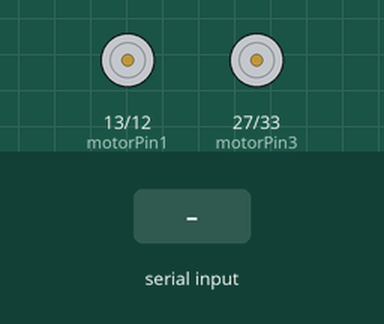
Bench run of a sketch on a simulated ESP32. Shown: motor-driver pin pairs drawn as motors (green arrow = first pin HIGH = forward, orange = second pin HIGH = backward, longer = more drive). The inputs (shaded band) are chosen by the test bench. What the sketch prints to the serial monitor is not drawn.

Above: at 1.2 s.
1.3 s: "90,45\n" received over Serial
At 1.7 s:
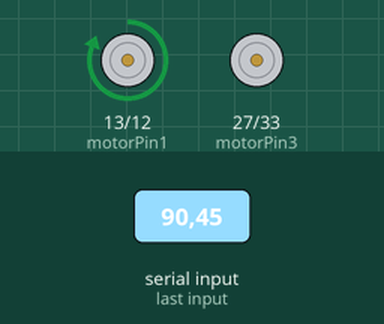
3.8 s: "1,90,45\n" received over Serial
At 4.7 s:
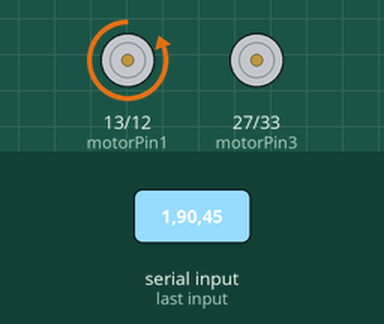
At 5.2 s:
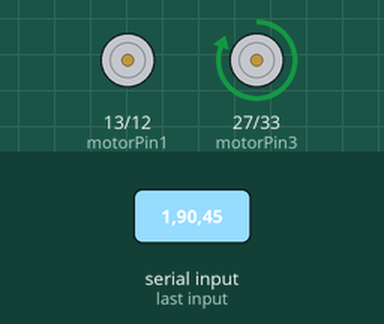
Timing chart, 0 to 6.8 s (numbered marks = the images above; inputs shaded):
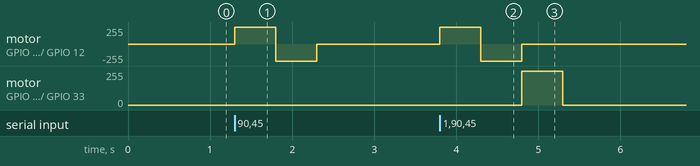

The sketch:

vibro_multi.ino
```cpp
const int motorPin1 = 13;
const int motorPin2 = 12;
const int motorPin3 = 27;
const int motorPin4 = 33;
String dataStr;
int values[4];
int idx = 0;


void setup() {
  // Set the serial monitor baudrate
  Serial.begin(115200);
  pinMode(motorPin1, OUTPUT);
  pinMode(motorPin2, OUTPUT);
  pinMode(motorPin3, OUTPUT);
  pinMode(motorPin4, OUTPUT);

  digitalWrite(motorPin1, LOW);
  digitalWrite(motorPin2, LOW);
  digitalWrite(motorPin3, LOW);
  digitalWrite(motorPin4, LOW);

}

void loop() {
  // Disable all motors

  // Check if there is a serial connection
  if (Serial.available() > 0) {
    // Read in the string from the serial port
    dataStr = Serial.readStringUntil('\n');

    // Iterate until the end of the string
    while (dataStr.length() > 0) {
      int separatorIdx = dataStr.indexOf(',');
      // Breat out of the loop if you reach the end of the string
      if (separatorIdx == -1) {
        values[idx++] = dataStr.toInt();
        break;
      }
      // Continue iterating over the string
      else {
        values[idx++] = dataStr.substring(0, separatorIdx).toInt();
        dataStr = dataStr.substring(separatorIdx+ 1);
      }
    }
    idx = 0;

    Serial.print(values[0]);
    Serial.print(",");
    if (values[0] > 0) {
      digitalWrite(motorPin1, HIGH);
      delay(500);
      digitalWrite(motorPin1, LOW);
      // Serial.print("1");
      // Serial.print(",");
    }

    Serial.print(values[1]);
    Serial.print(",");
    if (values[1] > 0) {
      digitalWrite(motorPin2, HIGH);
      delay(500);
      digitalWrite(motorPin2, LOW);
      // Serial.print(",");
    }

    Serial.print(values[2]);
    Serial.print(",");
    if (values[2] > 0) {
      digitalWrite(motorPin3, HIGH);
      delay(500);
      digitalWrite(motorPin3, LOW);
      // Serial.print("1");
      // Serial.print(",");
    }

    Serial.print(values[3]);
    Serial.print(",");
    if (values[3] > 0) {
      digitalWrite(motorPin4, HIGH);
      delay(500);
      digitalWrite(motorPin4, LOW);
      // Serial.println("1");
    }

  }
}
```

Measured:
- after the input at 1.3 s, motor on GPIO 13 (motorPin1) / GPIO 12 (motorPin2): stopped → forward 255/255 at once, → backward 255/255 0.50 s later, → stopped 0.50 s later
- after the input at 3.8 s, motor on GPIO 13 (motorPin1) / GPIO 12 (motorPin2): stopped → forward 255/255 at once, → backward 255/255 0.50 s later, → stopped 0.50 s later; motor on GPIO 27 (motorPin3) / GPIO 33 (motorPin4): stopped → forward 255/255 after 1.0 s, → stopped 0.50 s later
